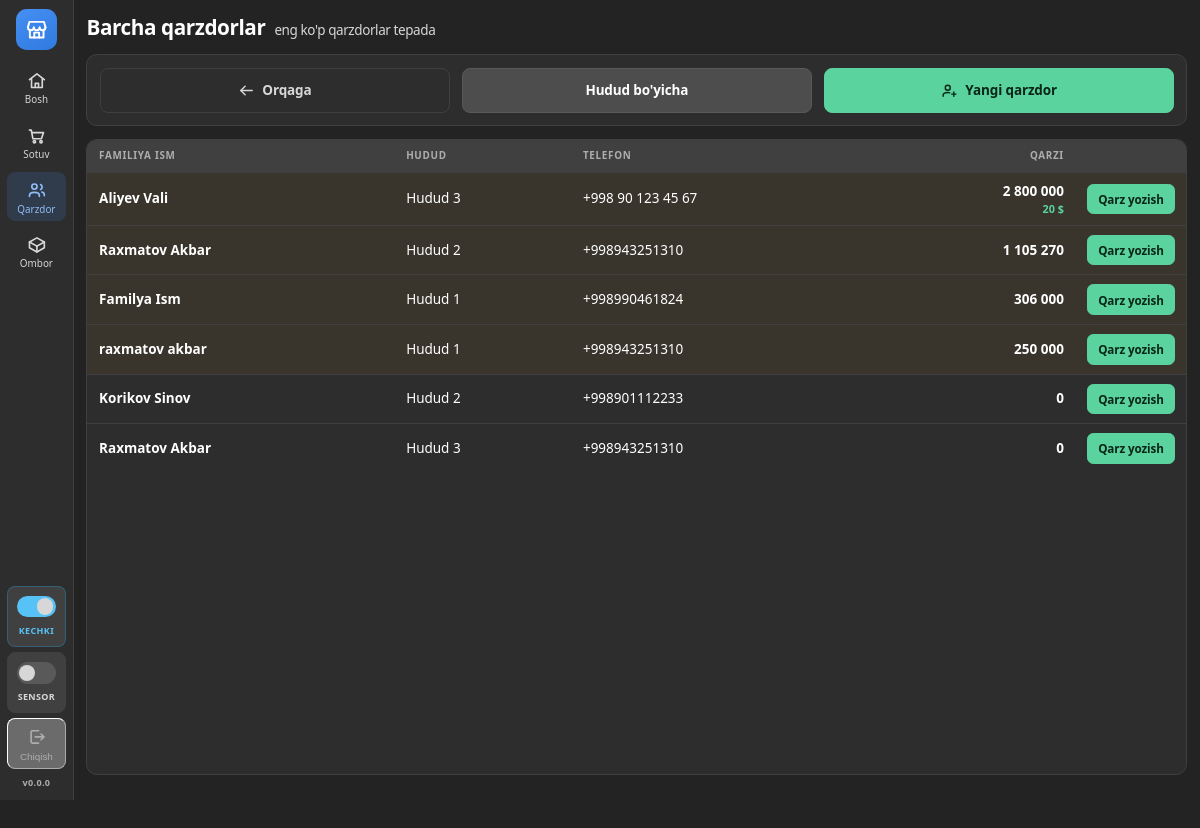
The page /qidirish/?korinish=royxat (signed in) on the database its author committed.
### qarz/models.py (models this page shows, shortened)
class Qarzdor(models.Model):
    ism = models.CharField("Ism", max_length=60)
    familiya = models.CharField("Familiya", max_length=60)
    telefon = models.CharField("Telefon", max_length=25, blank=True)
    hudud = models.ForeignKey(Hudud, on_delete=models.PROTECT, related_name="qarzdorlar",
                              verbose_name="Hudud")
    izoh = models.CharField("Izoh", max_length=200, blank=True)
    yaratilgan = models.DateTimeField(auto_now_add=True)
    class Meta:
        verbose_name = "Qarzdor"
        verbose_name_plural = "Qarzdorlar"
        ordering = ["familiya", "ism"]
    @property
    def jami_qarz(self):
        jami = self.qarzlar.aggregate(s=Sum(F("jami") - F("qaytarilgan_summa")))["s"]
        return jami or Decimal("0")
    @property
    def jami_qarz_dollar(self):
        jami = self.qarzlar.aggregate(
            s=Sum(F("jami_dollar") - F("qaytarilgan_summa_dollar")))["s"]
        return jami or Decimal("0")
    @property
    def jami_tolov(self):
        jami = self.tolovlar.filter(valyuta=Valyuta.SOM).aggregate(s=Sum("summa"))["s"]
        return jami or Decimal("0")
    @property
    def jami_tolov_dollar(self):
        jami = self.tolovlar.filter(valyuta=Valyuta.DOLLAR).aggregate(s=Sum("summa"))["s"]
        return jami or Decimal("0")
    @property
    def balans(self):
        return self.jami_qarz - self.jami_tolov
    @property
    def balans_dollar(self):
        return self.jami_qarz_dollar - self.jami_tolov_dollar
    @property
    def qarzi_bormi(self):
        return self.balans > 0 or self.balans_dollar > 0

class Hudud(models.Model):
    nom = models.CharField("Hudud nomi", max_length=80, unique=True)
    tartib = models.PositiveSmallIntegerField("Tartib", default=0)
    class Meta:
        verbose_name = "Hudud"
        verbose_name_plural = "Hududlar"
        ordering = ["tartib", "nom"]

### qarz/views.py (the view)
# urls.py: path("qidirish/", views.qidirish, name="qidirish"),
def qidirish(request):
    hudud_id = request.GET.get("hudud", "")
    korinish = request.GET.get("korinish", "")
    if hudud_id:
        korinish = "royxat"
    elif korinish not in ("royxat", "hududlar"):
        korinish = "tanlov"
    hudud = None
    qarzdorlar = []
    kartalar = []
    if korinish == "royxat":
        tanlangan = Qarzdor.objects.select_related("hudud")
        if hudud_id:
            hudud = get_object_or_404(Hudud, pk=hudud_id)
            tanlangan = tanlangan.filter(hudud=hudud)
        qarzdorlar = sorted(tanlangan, key=lambda q: (q.balans, q.balans_dollar), reverse=True)
    elif korinish == "hududlar":
        kartalar = hudud_kartalari()
    return render(request, "qarz/qidirish.html", {
        "korinish": korinish,
        "qarzdorlar": qarzdorlar,
        "hudud": hudud,
        "hudud_kartalari": kartalar,
    })

### config/kontekst.py (called while the page is built)
def _oqi():
    yol = getattr(settings, "VERSIYA_FAYL", None)
    if yol is None or not yol.exists():
        return getattr(settings, "VERSIYA", "")
    vaqt = yol.stat().st_mtime
    if _xotira["vaqt"] != vaqt:
        _xotira["vaqt"] = vaqt
        _xotira["qiymat"] = yol.read_text(encoding="utf-8").strip()
    return _xotira["qiymat"]

def versiya(request):
    return {"versiya": _oqi()}

### qarz/templatetags/statik_versiya.py (called while the page is built)
@register.simple_tag
def statik(yol):
    manzil = static(yol)
    papkalar = list(getattr(settings, "STATICFILES_DIRS", []))
    if getattr(settings, "STATIC_ROOT", None):
        papkalar.append(settings.STATIC_ROOT)
    for papka in papkalar:
        toliq = os.path.join(str(papka), *yol.split("/"))
        if os.path.exists(toliq):
            return f"{manzil}?v={int(os.path.getmtime(toliq))}"
    return manzil

### qarz/templatetags/xozmag.py (called while the page is built, shortened)
def _decimalga(qiymat):
    try:
        return Decimal(str(qiymat).replace(" ", "").replace(",", "."))
    except (InvalidOperation, TypeError, ValueError):
        return None

@register.filter
def pul(qiymat):
    son = _decimalga(qiymat)
    if son is None:
        return qiymat
    return f"{son.quantize(Decimal('1'), rounding=ROUND_HALF_UP):,f}".replace(",", " ")

@register.filter
def tekis(qiymat):
    son = _decimalga(qiymat)
    if son is None:
        return qiymat
    if son == son.to_integral_value():
        return f"{son.to_integral_value():,f}".replace(",", " ")

### templates/qarz/qidirish.html (shortened to what this page needs)
{% extends "base.html" %}
{% load xozmag %}
{% block tana %}
<div class="sahifa-keng{% if korinish == 'royxat' %} sahifa-toliq{% endif %}">
  {% if korinish != "hududlar" %}
    <div class="sarlavha">
      {% if hudud %}{{ hudud.nom }}
        <span class="kichik">shu hududning qarzdorlari</span>
      {% elif korinish == "royxat" %}Barcha qarzdorlar
        <span class="kichik">eng ko'p qarzdorlar tepada</span>
      {% else %}Eski qarzdorni topish
        <span class="kichik">qanday izlaymiz?</span>
      {% endif %}
    </div>
  {% endif %}
{% if korinish == "tanlov" %}
  <div class="markazda">
  <div class="tanlov-setka ikkita">
    <a class="tanlov qarz" href="?korinish=royxat">
      <span class="belgi"><svg class="ikon"><use href="#i-odamlar"></use></svg></span>
      <span class="bosh">Barcha qarzdorlar</span>
      <span class="izoh">Hammasi bitta ro'yxatda</span>
    </a>
    <a class="tanlov yangi" href="?korinish=hududlar">
      <span class="belgi"><svg class="ikon"><use href="#i-uy"></use></svg></span>
      <span class="bosh">Hududlar</span>
      <span class="izoh">Avval hududni tanlang, so'ng o'sha hududning qarzdorlari</span>
    </a>
  </div>
  <div class="qator" style="max-width:320px">
    <a class="tugma tinch" href="{% url 'qarz:boshlash' %}">
      <svg class="ikon"><use href="#i-chap"></use></svg> Orqaga
    </a>
  </div>
  </div>
{% else %}
  <div class="quti">
    <div class="qator">
      <a class="tugma tinch" style="flex:1"
         href="{% if hudud %}?korinish=hududlar{% else %}{% url 'qarz:qidirish' %}{% endif %}">
        <svg class="ikon"><use href="#i-chap"></use></svg> Orqaga
      </a>
      {% if hudud %}
        <a class="tugma" style="flex:1" href="?korinish=royxat">Barcha qarzdorlar</a>
      {% else %}
        <a class="tugma" style="flex:1" href="?korinish=hududlar">Hudud bo'yicha</a>
      {% endif %}
      <a class="tugma yashil" style="flex:1" href="{% url 'qarz:yangi_qarzdor' %}">
        <svg class="ikon"><use href="#i-odam-plus"></use></svg> Yangi qarzdor
      </a>
    </div>
  </div>
  <div class="jadval-quti">
    <table class="jadval">
      <thead>
        <tr>
          <th>Familiya Ism</th>
          {% if not hudud %}<th>Hudud</th>{% endif %}
          <th>Telefon</th>
          <th class="son">Qarzi</th>
          <th style="width:1%"></th>
        </tr>
      </thead>
      <tbody>
        {% for q in qarzdorlar %}
          <tr class="bosiladi {% if q.qarzi_bormi %}ogohlantirish{% endif %}"
              onclick="location.href='{% url 'qarz:qarzdor_karta' q.pk %}'">
            <td><b>{{ q.familiya }} {{ q.ism }}</b></td>
            {% if not hudud %}<td>{{ q.hudud.nom }}</td>{% endif %}
            <td>{{ q.telefon|default:"—" }}</td>
            <td class="son">
              <b>{{ q.balans|pul }}</b>
              {% if q.balans_dollar %}<div class="dollar-yozuv">{{ q.balans_dollar|tekis }} $</div>{% endif %}
            </td>
            <td>
              <a class="tugma kichik yashil" href="{% url 'qarz:qarz_boshlash' q.pk %}"
                 onclick="event.stopPropagation()">Qarz yozish</a>
            </td>
          </tr>
        {% endfor %}
      </tbody>
    </table>
  </div>
{% endif %}
</div>
{% endblock %}

### static/css/uslub.css (style rules this page uses)
:root { --kolam: .9; zoom: var(--kolam); --menyu-eni: 82px; --tugma-balandlik: 50px; --matn: 15px; --katta-matn: 19px; --oraliq: 14px; --radius: 12px; --radius-s: 9px; --fon: #232323; --panel: #2d2d2d; --panel-2: #404040; --panel-3: #4d4d4d; --chegara: #404040; --chegara-2: #595959; --matn-rang: #ffffff; --matn-2: #d7d7d7; --matn-3: #adadad; --urgu: #468ff3; --urgu-quyuq: #2f7ae0; --urgu-fon: rgba(70, 143, 243, .15); --urgu-chek: rgba(70, 143, 243, .4); --urgu-matn: #8fbdf8; --ogoh: #ffb020; --ogoh-fon: rgba(255, 176, 32, .12); --ogoh-chek: rgba(255, 176, 32, .35); --tasdiq: #5ad39e; --tasdiq-quyuq: #45b986; --tasdiq-fon: rgba(90, 211, 158, .14); --tasdiq-chek: rgba(90, 211, 158, .35); --xato: #f87171; --xato-fon: rgba(248, 113, 113, .14); --xato-chek: rgba(248, 113, 113, .35); --kok: #57c2f5; --kok-fon: rgba(29, 153, 221, .16); --kok-chek: rgba(29, 153, 221, .35); --asosiy-matn: #ffffff; --tasdiq-matn: #0a2617; --soya: 0 2px 6px rgba(0, 0, 0, .35); --soya-2: 0 10px 30px rgba(0, 0, 0, .45); }
* { box-sizing: border-box; margin: 0; padding: 0; }
body { font-family: "Segoe UI Variable Text", "Segoe UI", system-ui, -apple-system, Roboto, sans-serif; font-size: var(--matn); line-height: 1.4; background: var(--fon); color: var(--matn-rang); -webkit-font-smoothing: antialiased; -webkit-tap-highlight-color: transparent; height: calc(100vh / var(--kolam)); display: flex; overflow: hidden; }
.sahifa-toliq { display: flex; flex-direction: column; height: 100%; min-height: 0; }
.sahifa-toliq > .jadval-quti { flex: 1; min-height: 0; overflow: auto; }
.sahifa-toliq table.jadval thead th { position: sticky; top: 0; z-index: 2; background: var(--panel-2); }
.sahifa-keng { max-width: 1500px; margin: 0 auto; }
.sarlavha { display: flex; align-items: baseline; gap: 10px; font-size: calc(var(--katta-matn) + 4px); font-weight: 650; letter-spacing: -.02em; margin-bottom: var(--oraliq); }
.sarlavha .kichik { font-size: var(--matn); font-weight: 400; color: var(--matn-2); }
.tugma { display: inline-flex; align-items: center; justify-content: center; gap: 8px; min-height: var(--tugma-balandlik); padding: 0 18px; font-size: var(--matn); font-weight: 600; font-family: inherit; letter-spacing: -.01em; color: var(--matn-rang); background: var(--panel-3); border: 1px solid var(--chegara-2); border-radius: var(--radius-s); cursor: pointer; text-decoration: none; user-select: none; transition: background .12s ease, border-color .12s ease, transform .1s ease; }
.tugma.yashil { background: var(--tasdiq); border-color: var(--tasdiq); color: var(--tasdiq-matn); }
.tugma.tinch { background: transparent; border-color: var(--chegara); color: var(--matn-2); }
.tugma.kichik { min-height: 34px; padding: 0 11px; font-size: 13px; border-radius: 7px; white-space: nowrap; gap: 6px; }
.ikon { width: 19px; height: 19px; flex: none; }
.quti { background: var(--panel); border: 1px solid var(--chegara); border-radius: var(--radius); padding: var(--oraliq); margin-bottom: var(--oraliq); }
.qator { display: flex; gap: var(--oraliq); flex-wrap: wrap; }
.qator > * { flex: 1; }
.jadval-quti { border: 1px solid var(--chegara); border-radius: var(--radius); overflow: hidden; background: var(--panel); margin-bottom: var(--oraliq); }
table.jadval { width: 100%; border-collapse: separate; border-spacing: 0; font-variant-numeric: tabular-nums; }
table.jadval th, table.jadval td { padding: 10px 13px; text-align: left; border-bottom: 1px solid var(--chegara); }
table.jadval th { background: var(--panel-2); color: var(--matn-3); font-size: 11px; font-weight: 600; letter-spacing: .07em; text-transform: uppercase; white-space: nowrap; }
table.jadval tbody tr:last-child td { border-bottom: none; }
table.jadval td.son, table.jadval th.son { text-align: right; white-space: nowrap; }
table.jadval tr.bosiladi { cursor: pointer; }
table.jadval tr.ogohlantirish td { background: rgba(255, 176, 32, .06); }
.dollar-yozuv { font-size: 12px; font-weight: 700; color: var(--tasdiq); font-variant-numeric: tabular-nums; }

### rows shown on the page
Qarzdor: familiya "Aliyev", ism "Vali", hudud.nom "Hudud 3", telefon "+998 90 123 45 67", balans|pul "2 800 000", balans_dollar|tekis "20"
Qarzdor: familiya "Raxmatov", ism "Akbar", hudud.nom "Hudud 2", telefon "+998943251310", balans|pul "1 105 270"
Qarzdor: familiya "Familya", ism "Ism", hudud.nom "Hudud 1", telefon "+998990461824", balans|pul "306 000"
Qarzdor: familiya "raxmatov", ism "akbar", hudud.nom "Hudud 1", telefon "+998943251310", balans|pul "250 000"
Qarzdor: familiya "Korikov", ism "Sinov", hudud.nom "Hudud 2", telefon "+998901112233", balans|pul "0"
Qarzdor: familiya "Raxmatov", ism "Akbar", hudud.nom "Hudud 3", telefon "+998943251310", balans|pul "0"

### other values the page prints
{{ versiya }} "0.0.0"
